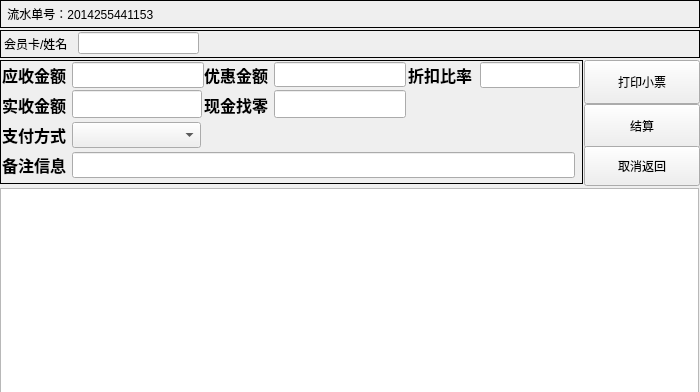
<?xml version="1.0" encoding="UTF-8"?>
<ui version="4.0">
 <class>UporderForm</class>
 <widget class="QWidget" name="UporderForm">
  <property name="geometry">
   <rect>
    <x>0</x>
    <y>0</y>
    <width>700</width>
    <height>392</height>
   </rect>
  </property>
  <property name="windowTitle">
   <string>Form</string>
  </property>
  <widget class="QLabel" name="orderidlable">
   <property name="geometry">
    <rect>
     <x>0</x>
     <y>0</y>
     <width>700</width>
     <height>28</height>
    </rect>
   </property>
   <property name="frameShape">
    <enum>QFrame::Box</enum>
   </property>
   <property name="text">
    <string> 流水单号：2014255441153</string>
   </property>
  </widget>
  <widget class="QFrame" name="frame">
   <property name="geometry">
    <rect>
     <x>0</x>
     <y>30</y>
     <width>700</width>
     <height>28</height>
    </rect>
   </property>
   <property name="frameShape">
    <enum>QFrame::Box</enum>
   </property>
   <property name="frameShadow">
    <enum>QFrame::Plain</enum>
   </property>
   <widget class="QLabel" name="label_2">
    <property name="geometry">
     <rect>
      <x>4</x>
      <y>6</y>
      <width>74</width>
      <height>16</height>
     </rect>
    </property>
    <property name="text">
     <string>会员卡/姓名</string>
    </property>
   </widget>
   <widget class="QLineEdit" name="memberediter">
    <property name="geometry">
     <rect>
      <x>78</x>
      <y>2</y>
      <width>121</width>
      <height>22</height>
     </rect>
    </property>
   </widget>
  </widget>
  <widget class="QFrame" name="frame_2">
   <property name="geometry">
    <rect>
     <x>0</x>
     <y>60</y>
     <width>583</width>
     <height>124</height>
    </rect>
   </property>
   <property name="frameShape">
    <enum>QFrame::Box</enum>
   </property>
   <property name="frameShadow">
    <enum>QFrame::Plain</enum>
   </property>
   <widget class="QLabel" name="label_3">
    <property name="geometry">
     <rect>
      <x>2</x>
      <y>4</y>
      <width>81</width>
      <height>21</height>
     </rect>
    </property>
    <property name="font">
     <font>
      <pointsize>12</pointsize>
      <weight>75</weight>
      <bold>true</bold>
     </font>
    </property>
    <property name="text">
     <string>应收金额</string>
    </property>
   </widget>
   <widget class="QLabel" name="label_5">
    <property name="geometry">
     <rect>
      <x>204</x>
      <y>4</y>
      <width>81</width>
      <height>21</height>
     </rect>
    </property>
    <property name="font">
     <font>
      <pointsize>12</pointsize>
      <weight>75</weight>
      <bold>true</bold>
     </font>
    </property>
    <property name="text">
     <string>优惠金额</string>
    </property>
   </widget>
   <widget class="QLabel" name="label_6">
    <property name="geometry">
     <rect>
      <x>408</x>
      <y>4</y>
      <width>70</width>
      <height>21</height>
     </rect>
    </property>
    <property name="font">
     <font>
      <pointsize>12</pointsize>
      <weight>75</weight>
      <bold>true</bold>
     </font>
    </property>
    <property name="text">
     <string>折扣比率</string>
    </property>
   </widget>
   <widget class="QLineEdit" name="freeediter">
    <property name="geometry">
     <rect>
      <x>274</x>
      <y>2</y>
      <width>132</width>
      <height>25</height>
     </rect>
    </property>
   </widget>
   <widget class="QLineEdit" name="rateediter">
    <property name="geometry">
     <rect>
      <x>480</x>
      <y>2</y>
      <width>100</width>
      <height>26</height>
     </rect>
    </property>
   </widget>
   <widget class="QLineEdit" name="ysediter">
    <property name="geometry">
     <rect>
      <x>72</x>
      <y>2</y>
      <width>132</width>
      <height>26</height>
     </rect>
    </property>
   </widget>
   <widget class="QLabel" name="label_4">
    <property name="geometry">
     <rect>
      <x>2</x>
      <y>34</y>
      <width>81</width>
      <height>21</height>
     </rect>
    </property>
    <property name="font">
     <font>
      <pointsize>12</pointsize>
      <weight>75</weight>
      <bold>true</bold>
     </font>
    </property>
    <property name="text">
     <string>实收金额</string>
    </property>
   </widget>
   <widget class="QLineEdit" name="realediter">
    <property name="geometry">
     <rect>
      <x>72</x>
      <y>30</y>
      <width>130</width>
      <height>28</height>
     </rect>
    </property>
   </widget>
   <widget class="QLabel" name="label_7">
    <property name="geometry">
     <rect>
      <x>204</x>
      <y>34</y>
      <width>81</width>
      <height>21</height>
     </rect>
    </property>
    <property name="font">
     <font>
      <pointsize>12</pointsize>
      <weight>75</weight>
      <bold>true</bold>
     </font>
    </property>
    <property name="text">
     <string>现金找零</string>
    </property>
   </widget>
   <widget class="QLineEdit" name="zlediter">
    <property name="geometry">
     <rect>
      <x>274</x>
      <y>30</y>
      <width>132</width>
      <height>28</height>
     </rect>
    </property>
   </widget>
   <widget class="QLabel" name="label_8">
    <property name="geometry">
     <rect>
      <x>2</x>
      <y>64</y>
      <width>81</width>
      <height>21</height>
     </rect>
    </property>
    <property name="font">
     <font>
      <pointsize>12</pointsize>
      <weight>75</weight>
      <bold>true</bold>
     </font>
    </property>
    <property name="text">
     <string>支付方式</string>
    </property>
   </widget>
   <widget class="QComboBox" name="paytypecombox">
    <property name="geometry">
     <rect>
      <x>72</x>
      <y>62</y>
      <width>129</width>
      <height>26</height>
     </rect>
    </property>
   </widget>
   <widget class="QLabel" name="label_9">
    <property name="geometry">
     <rect>
      <x>2</x>
      <y>94</y>
      <width>81</width>
      <height>21</height>
     </rect>
    </property>
    <property name="font">
     <font>
      <pointsize>12</pointsize>
      <weight>75</weight>
      <bold>true</bold>
     </font>
    </property>
    <property name="text">
     <string>备注信息</string>
    </property>
   </widget>
   <widget class="QLineEdit" name="descrediter">
    <property name="geometry">
     <rect>
      <x>72</x>
      <y>92</y>
      <width>503</width>
      <height>26</height>
     </rect>
    </property>
   </widget>
  </widget>
  <widget class="QPushButton" name="printebtn">
   <property name="geometry">
    <rect>
     <x>584</x>
     <y>60</y>
     <width>116</width>
     <height>44</height>
    </rect>
   </property>
   <property name="text">
    <string>打印小票</string>
   </property>
  </widget>
  <widget class="QPushButton" name="sattlebtn">
   <property name="geometry">
    <rect>
     <x>584</x>
     <y>104</y>
     <width>116</width>
     <height>44</height>
    </rect>
   </property>
   <property name="text">
    <string>结算</string>
   </property>
  </widget>
  <widget class="QPushButton" name="returnbtn">
   <property name="geometry">
    <rect>
     <x>584</x>
     <y>146</y>
     <width>116</width>
     <height>40</height>
    </rect>
   </property>
   <property name="text">
    <string>取消返回</string>
   </property>
  </widget>
  <widget class="QTableView" name="tableView">
   <property name="geometry">
    <rect>
     <x>0</x>
     <y>188</y>
     <width>699</width>
     <height>205</height>
    </rect>
   </property>
  </widget>
 </widget>
 <resources/>
 <connections/>
</ui>
